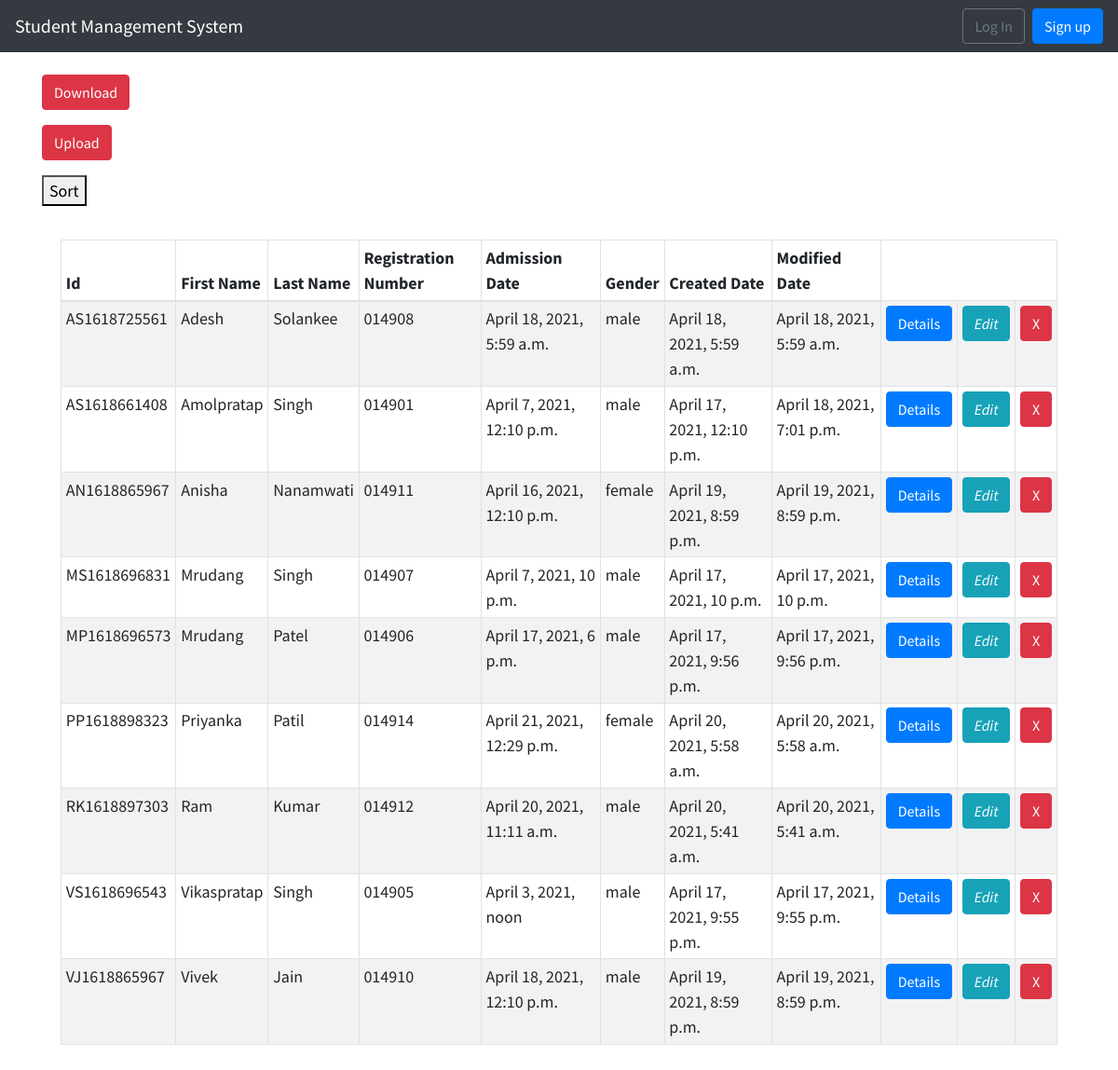
Page /students/first_name/ on the committed database.
### students/models.py (models this page shows, shortened)
class StudentInfo(models.Model):
    id = models.CharField(primary_key=True,editable=False,max_length=200)
    GENDER_CHOICES=(
        ('male', 'Male'),
        ('female', 'Female'),
    )
    first_name = models.CharField(max_length=100)
    last_name = models.CharField(max_length=100)
    registeration_num = models.CharField(max_length=100)
    admission_date = models.DateTimeField()
    gender = models.CharField(choices=GENDER_CHOICES,max_length=10)
    created_dt = models.DateTimeField(verbose_name="created date", auto_now_add=True)
    modify_dt = models.DateTimeField(verbose_name="modified date", auto_now=True)

### students/views.py (the view)
# urls.py: path('first_name/',views.sort_list, name='sort_list'),
def sort_list(request):
    sort_column = request.GET.get('sort_by')
    sorted_student = StudentInfo.objects.all().order_by('first_name','admission_date')
    context = {
        "students": sorted_student
    }
    return render(request, "students/student_list.html", context)

### templates/students/student_list.html
{% extends 'base.html' %}
{% block content %}
<p>
    <a href="{% url 'csv_database' %}">
        <button type="button" class="btn btn-danger">Download</button>
    </a>
</p>
    <a href="{% url 'upload_csv' %}">
        <button type="button" class="btn btn-danger">Upload</button>
    </a>
<p>
<form action="{% url 'sort_list' %}" method='GET'>
    <button type='submit'>Sort</button>
</form>
</p>
<div class="card-body">
    <table class="table table-responsive-sm table-bordered table-striped table-sm">
        <thead>
            <tr>
                <th>Id</th>
                <th>First Name</th>
                <th>Last Name</th>
                <th>Registration Number</th>
                <th>Admission Date</th>
                <th>Gender</th>
                <th>Created Date</th>
                <th>Modified Date</th>
            </tr>
        </thead>
        <tbody>
            {% for student in students %}
                <tr>
                    <td>{{ student.id }}</td>
                    <td>{{ student.first_name }}</td>
                    <td>{{ student.last_name }}</td>
                    <td>{{ student.registeration_num }}</td>
                    <td>{{ student.admission_date }}</td>
                    <td>{{ student.gender }}</td>
                    <td>{{ student.created_dt }}</td>
                    <td>{{ student.modify_dt }}</td>
                    <td>
                        <a href="{% url 'student_detail' student.id %}">
                            <button type="button" class="btn btn-primary">Details</button>
                        </a>
                    </td>
                    <td>
                        <a href="{% url 'edit_student' student.id %}">
                            <button type="button" class="btn btn-info"><i class="fa fa-edit">Edit</i></button>
                        </a>
                    </td>
                    <td>
                        <a href="{% url 'delete_student' student.id %}">
                            <button type="button" class="btn btn-danger">X</button>
                        </a>
                    </td>
                </tr>
            {% endfor %}
        </tbody>
    </table>
</div>
{% endblock %}

### static/css/base.css (style rules this page uses)
body { font-family: 'Source Sans Pro', sans-serif; font-size: 18px; }
table, th, td { border: 1px solid black; border-collapse: collapse; padding: 10px; }

### rows in the picture
StudentInfo: id "AS1618725561", first_name "Adesh", last_name "Solankee", registeration_num "014908", admission_date "April 18, 2021, 5:59 a.m.", gender "male", created_dt "April 18, 2021, 5:59 a.m.", modify_dt "April 18, 2021, 5:59 a.m."
StudentInfo: id "AS1618661408", first_name "Amolpratap", last_name "Singh", registeration_num "014901", admission_date "April 7, 2021, 12:10 p.m.", gender "male", created_dt "April 17, 2021, 12:10 p.m.", modify_dt "April 18, 2021, 7:01 p.m."
StudentInfo: id "AN1618865967", first_name "Anisha", last_name "Nanamwati", registeration_num "014911", admission_date "April 16, 2021, 12:10 p.m.", gender "female", created_dt "April 19, 2021, 8:59 p.m.", modify_dt "April 19, 2021, 8:59 p.m."
StudentInfo: id "MS1618696831", first_name "Mrudang", last_name "Singh", registeration_num "014907", admission_date "April 7, 2021, 10 p.m.", gender "male", created_dt "April 17, 2021, 10 p.m.", modify_dt "April 17, 2021, 10 p.m."
StudentInfo: id "MP1618696573", first_name "Mrudang", last_name "Patel", registeration_num "014906", admission_date "April 17, 2021, 6 p.m.", gender "male", created_dt "April 17, 2021, 9:56 p.m.", modify_dt "April 17, 2021, 9:56 p.m."
StudentInfo: id "PP1618898323", first_name "Priyanka", last_name "Patil", registeration_num "014914", admission_date "April 21, 2021, 12:29 p.m.", gender "female", created_dt "April 20, 2021, 5:58 a.m.", modify_dt "April 20, 2021, 5:58 a.m."
StudentInfo: id "RK1618897303", first_name "Ram", last_name "Kumar", registeration_num "014912", admission_date "April 20, 2021, 11:11 a.m.", gender "male", created_dt "April 20, 2021, 5:41 a.m.", modify_dt "April 20, 2021, 5:41 a.m."
StudentInfo: id "VS1618696543", first_name "Vikaspratap", last_name "Singh", registeration_num "014905", admission_date "April 3, 2021, noon", gender "male", created_dt "April 17, 2021, 9:55 p.m.", modify_dt "April 17, 2021, 9:55 p.m."
StudentInfo: id "VJ1618865967", first_name "Vivek", last_name "Jain", registeration_num "014910", admission_date "April 18, 2021, 12:10 p.m.", gender "male", created_dt "April 19, 2021, 8:59 p.m.", modify_dt "April 19, 2021, 8:59 p.m."
